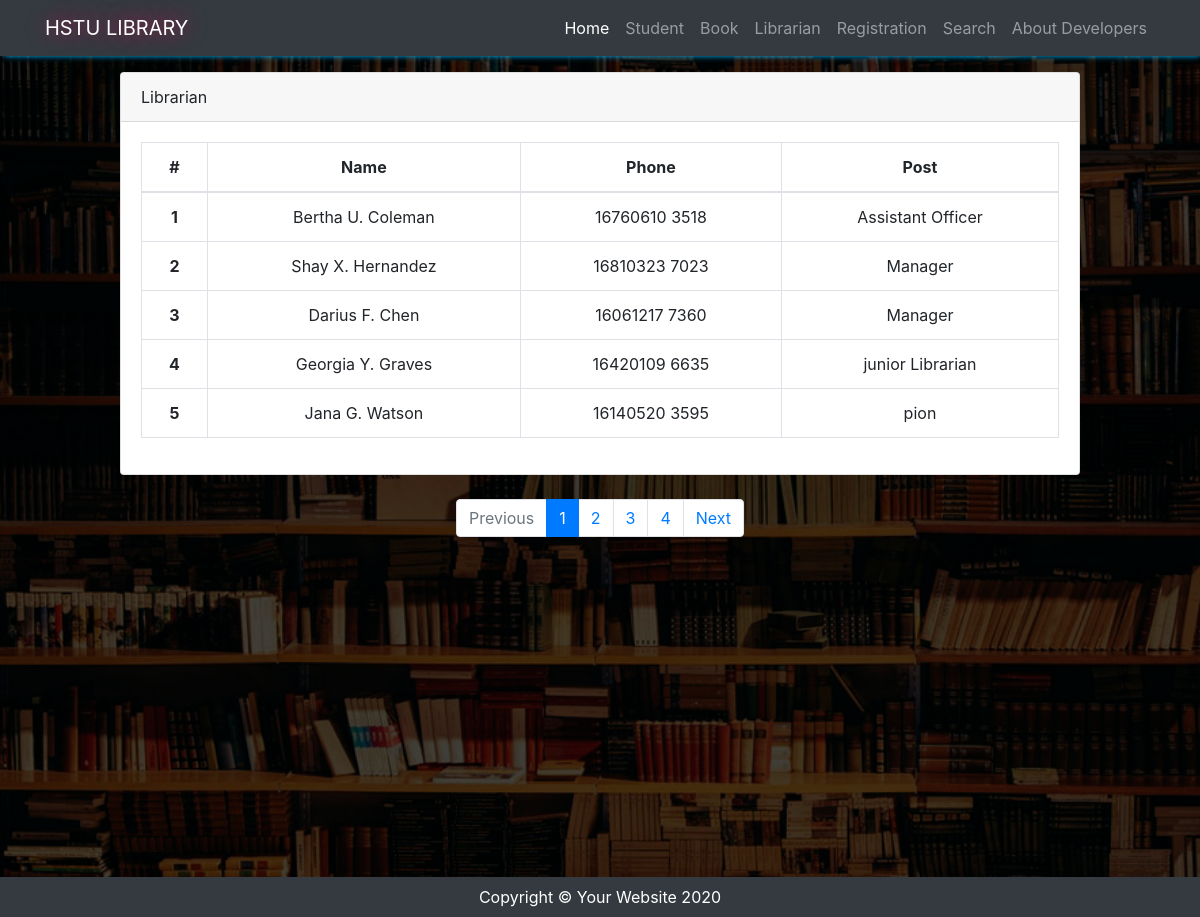
The page /librarian.php on the database its author committed.
### tables this page shows
CREATE TABLE `libarian` (
  `id` int(11) NOT NULL,
  `name` varchar(25) NOT NULL,
  `phone` varchar(25) NOT NULL,
  `post` varchar(25) NOT NULL
);

### librarian.php (the view, shortened to what this page needs)
  <?php
    $page=1;
    $limit=5;
    $offset=$page*$limit-$limit;
    $pdo=new PDO('mysql:host=localhost;dbname=library','root','');
    $query1=$pdo->query("select * from libarian limit $limit offset $offset");
    $query2=$pdo->query("select * from libarian");
    $total_row=$query2->rowCount();
    $total_page=ceil($total_row/$limit);
    $result=$query1->fetchAll();
?>
<!DOCTYPE html>
<html lang="en">
<head>
  <link href="vendor/bootstrap/css/bootstrap.min.css" rel="stylesheet">
  <link href="css/blog-home.css" rel="stylesheet">
</head>
<body>
  <nav class="navbar navbar-expand-lg navbar-dark bg-dark fixed-top">
    <div class="container">
      <a class="navbar-brand" href="#">HSTU LIBRARY</a>
      <div class="collapse navbar-collapse" id="navbarResponsive">
        <ul class="navbar-nav ml-auto">
          <li class="nav-item active">
            <a class="nav-link" href="home.php">Home
            </a>
          </li>
          <li class="nav-item">
            <a class="nav-link" href="student.php">Student</a>
          </li>
          <li class="nav-item">
            <a class="nav-link" href="book.php">Book</a>
          </li>
          <li class="nav-item">
            <a class="nav-link" href="librarian.php">Librarian</a>
          </li>
          <li class="nav-item">
            <a class="nav-link" href="registration.php">Registration</a>
          </li>
          <li class="nav-item">
            <a class="nav-link" href="search.php">Search</a>
          </li>
          <li class="nav-item">
            <a class="nav-link" href="dev.php">About Developers</a>
          </li>
        </ul>
      </div>
    </div>
  </nav>
  <div style="width:80%;margin:0 auto;" >
    <div class="card mt-3" >
  <div class="card-header">
    Librarian
  </div>
  <div class="card-body">
    <table class="table table-bordered text-center table-hover ">
    <thead>
       <tr>
         <th scope="col">#</th>
         <th scope="col">Name</th>
         <th scope="col">Phone</th>
         <th scope="col">Post</th>
        </tr>
  </thead>
  <tbody>
 <?php foreach($result as $r){ ?>
    <tr>
      <th scope="row"><?php echo $r['id']?></th>
      <td><?php echo $r['name']?></td>
      <td><?php echo $r['phone']?></td>
      <td><?php echo $r['post']?></td>
    </tr>
  <?php } ?>
  </tbody>
</table>
</div>
</div>
</div>
<ul class="pagination justify-content-center my-4">
  <li class="page-item <?php if($page<=1) echo 'disabled';?>"><a href="?page=<?php echo $page-1; ?>" class="page-link">Previous</a></li>
  <?php
  for($i=1;$i<=$total_page;$i++)
  {
?>
  <li class="page-item <?php if($page==$i) echo 'active';?>"><a href="?page=<?php echo $i;?>" class="page-link"><?php echo $i; ?></a></li>
  <?php } ?>
  <li class="page-item <?php if($page>=$total_page) echo 'disabled';?>">
  <a href="?page=<?php echo $page+1; ?>" class="page-link ">Next</a></li>
</ul>
  <div style="margin-top:340px;">
    <footer class="py-2 bg-dark mt-5"  >
    <div class="container" >
      <p class="m-0 text-center text-white">Copyright &copy; Your Website 2020</p>
    </div>
  </footer>
  </div>
</body>
</html>

### css/blog-home.css (style rules this page uses)
body { padding-top: 56px; background-image:url( img/i.jpg); background-repeat: no-repeat; background-size: cover; }
nav { box-shadow: 2px 2px 6px -2px #00b8ff; }
.navbar-brand { text-shadow: 1px -1px 20px rgb(192, 21, 92); }

### librarian.php (style rules this page uses)
body { background-image:url( img/i.jpg); background-repeat: no-repeat; background-size: cover; }

### rows shown on the page
libarian: id "1", name "Bertha U. Coleman", phone "16760610 3518", post "Assistant Officer"
libarian: id "2", name "Shay X. Hernandez", phone "16810323 7023", post "Manager"
libarian: id "3", name "Darius F. Chen", phone "16061217 7360", post "Manager"
libarian: id "4", name "Georgia Y. Graves", phone "16420109 6635", post "junior Librarian"
libarian: id "5", name "Jana G. Watson", phone "16140520 3595", post "pion"
